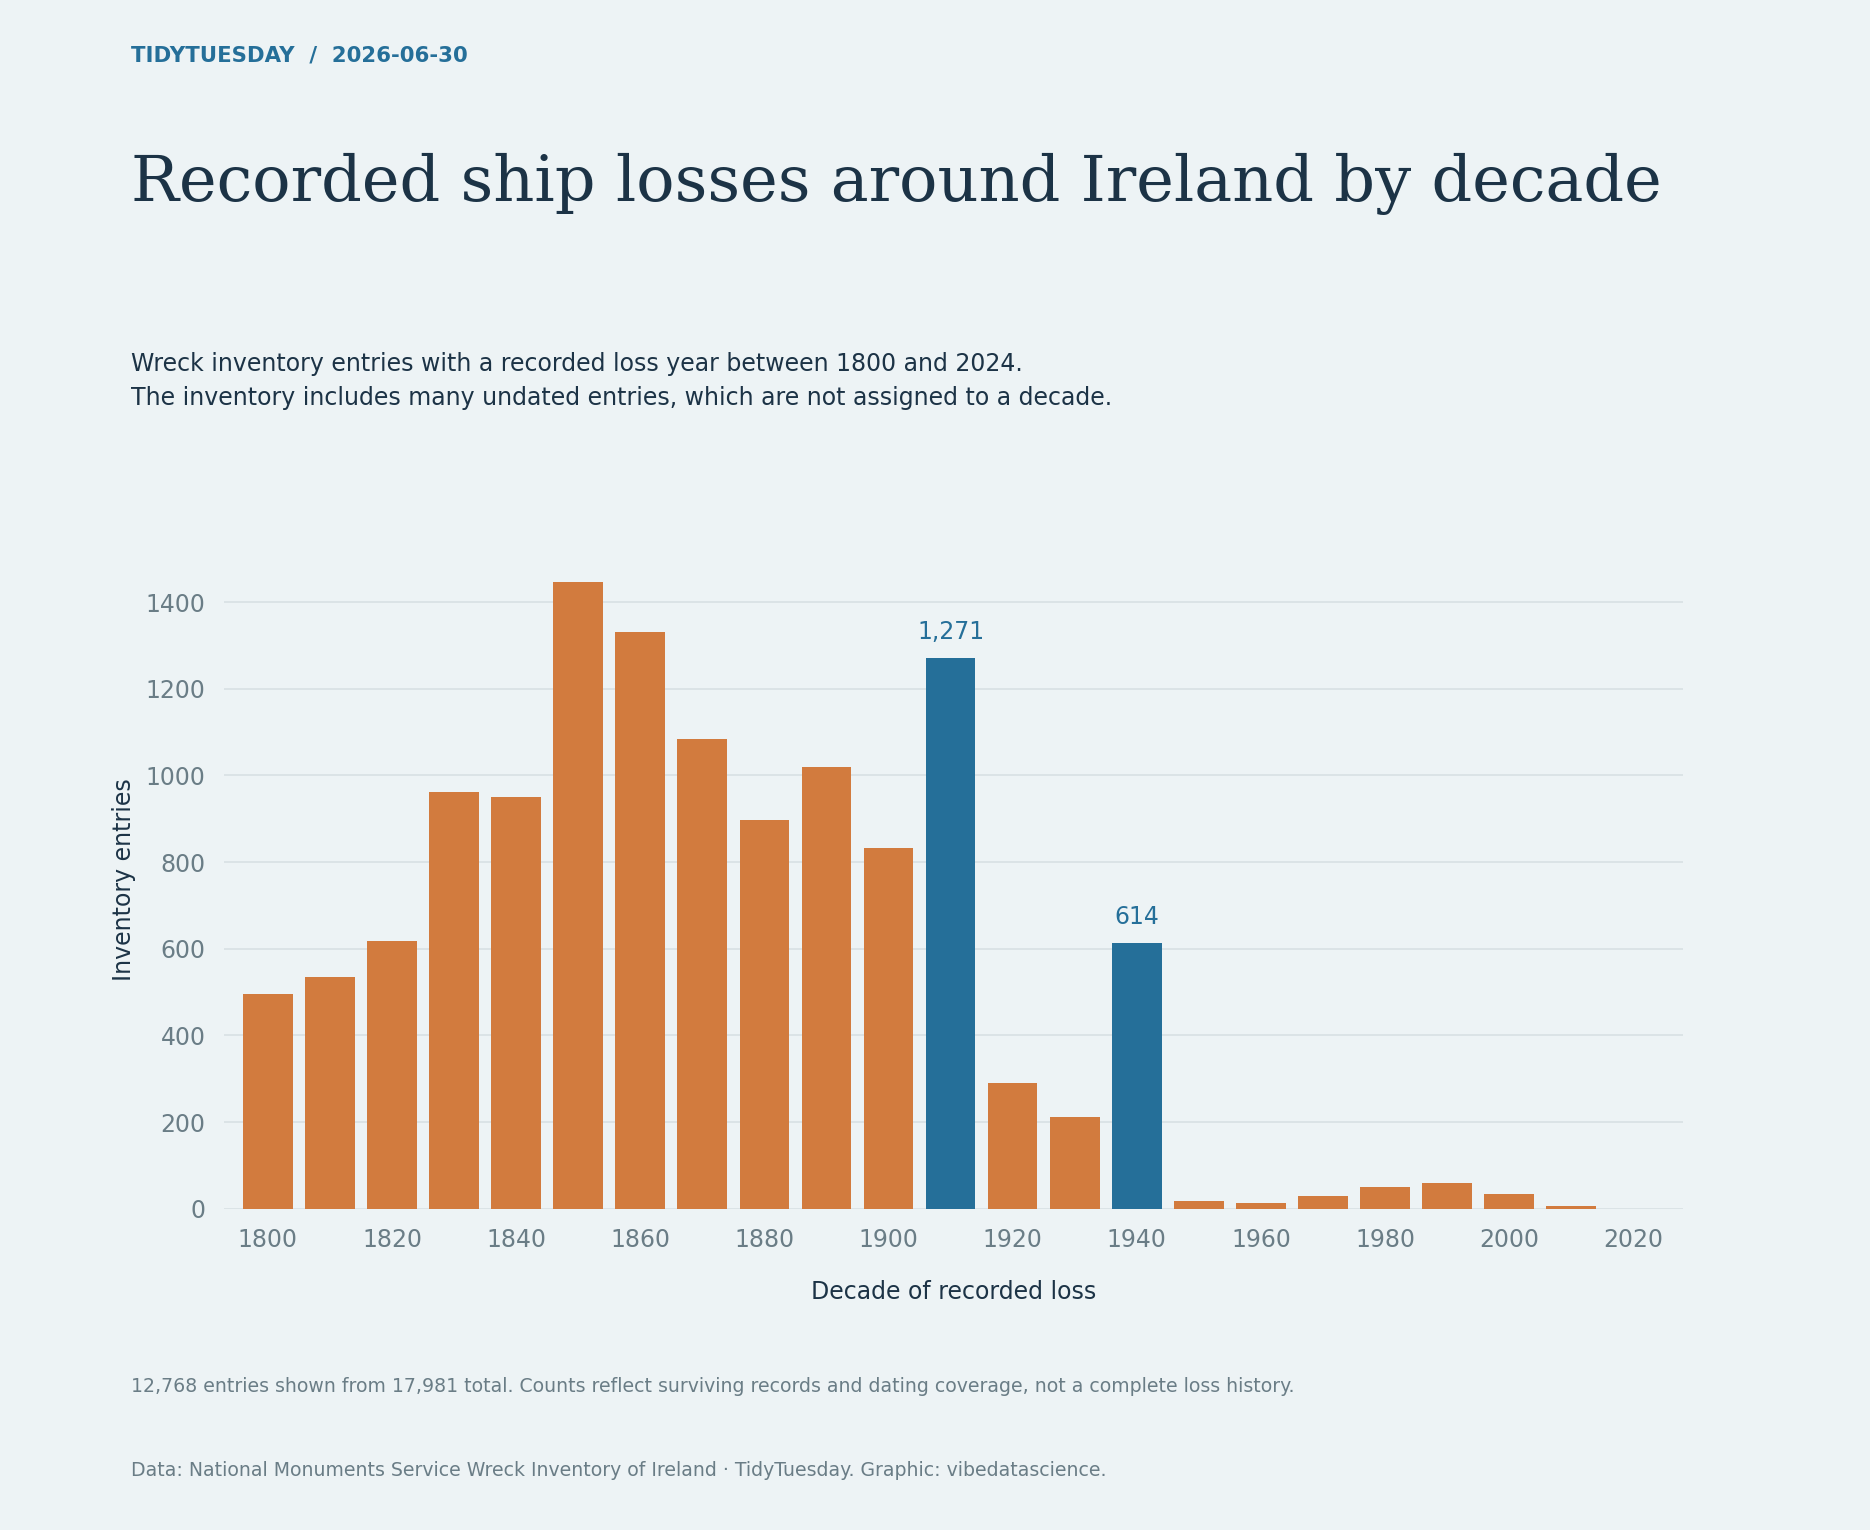

Source code (Python):
"""TidyTuesday 2026-06-30: Recorded ship losses around Ireland by decade. Reproduce the chart from the bundled source data."""
from pathlib import Path
import textwrap
import re
from collections import Counter
import numpy as np
import pandas as pd
import matplotlib
matplotlib.use('Agg')
import matplotlib.pyplot as plt
import matplotlib.dates as mdates
from matplotlib.ticker import FuncFormatter, MaxNLocator
from matplotlib.colors import LinearSegmentedColormap, Normalize
from matplotlib.patches import Patch

HERE = Path(__file__).resolve().parent
PAPER, INK, MUTED, ACCENT, SECOND = ('#edf3f5', '#1c3346', '#6a7d86', '#256f99', '#d27b3e')
plt.rcParams.update({'font.family':'DejaVu Sans', 'font.size':10, 'text.color':INK,
 'axes.labelcolor':INK, 'xtick.color':MUTED, 'ytick.color':MUTED,
 'axes.edgecolor':MUTED, 'savefig.facecolor':PAPER})

def read(name):
    data = pd.read_csv(HERE / 'data' / (name + '.csv.gz'), low_memory=False)
    assert len(data), 'Empty source data'
    return data

def figure(subtitle, height=9):
    fig = plt.figure(figsize=(11,height), facecolor=PAPER)
    fig.text(.07,.96,'TIDYTUESDAY  /  2026-06-30',fontsize=9,color=ACCENT,weight='bold')
    fig.text(.07,.90,textwrap.fill('Recorded ship losses around Ireland by decade',48),fontsize=27,fontfamily='DejaVu Serif',va='top',linespacing=1.14)
    fig.text(.07,.77,subtitle,fontsize=10,va='top',linespacing=1.55)
    fig.text(.07,.035,textwrap.fill('Data: National Monuments Service Wreck Inventory of Ireland · TidyTuesday. Graphic: vibedatascience.',110),fontsize=8,color=MUTED,linespacing=1.5)
    return fig

def axis(fig, rect=(.24,.18,.69,.49), grid='x'):
    ax=fig.add_axes(rect,facecolor=PAPER)
    for spine in ax.spines.values():spine.set_visible(False)
    ax.tick_params(length=0,pad=8)
    if grid:ax.grid(axis=grid,color=MUTED,alpha=.16,linewidth=.7)
    ax.set_axisbelow(True)
    return ax

def save(fig):
    fig.savefig(HERE / '20260630.png',dpi=170)
    plt.close(fig)
    print('2026-06-30: saved 20260630.png')

df=read('wreck_inventory');assert not df.wreck_no.duplicated().any()
d=df[df.year.between(1800,2024)].copy();d['decade']=(d.year//10*10).astype(int)
n=d.groupby('decade').size().reindex(range(1800,2030,10),fill_value=0)
fig=figure('Wreck inventory entries with a recorded loss year between 1800 and 2024.\nThe inventory includes many undated entries, which are not assigned to a decade.',9)
ax=axis(fig,(.12,.21,.78,.43),grid='y');colors=[ACCENT if y in [1910,1940] else SECOND for y in n.index]
ax.bar(n.index,n,width=8,color=colors);ax.set_xlim(1793,2028);ax.set_xticks(range(1800,2030,20));ax.set_ylabel('Inventory entries');ax.set_xlabel('Decade of recorded loss',labelpad=12)
for year in [1910,1940]:ax.text(year,n.loc[year]+n.max()*.03,f'{n.loc[year]:,}',ha='center',fontsize=10,color=ACCENT)
fig.text(.07,.09,f'{len(d):,} entries shown from {len(df):,} total. Counts reflect surviving records and dating coverage, not a complete loss history.',fontsize=8,color=MUTED)
save(fig)
